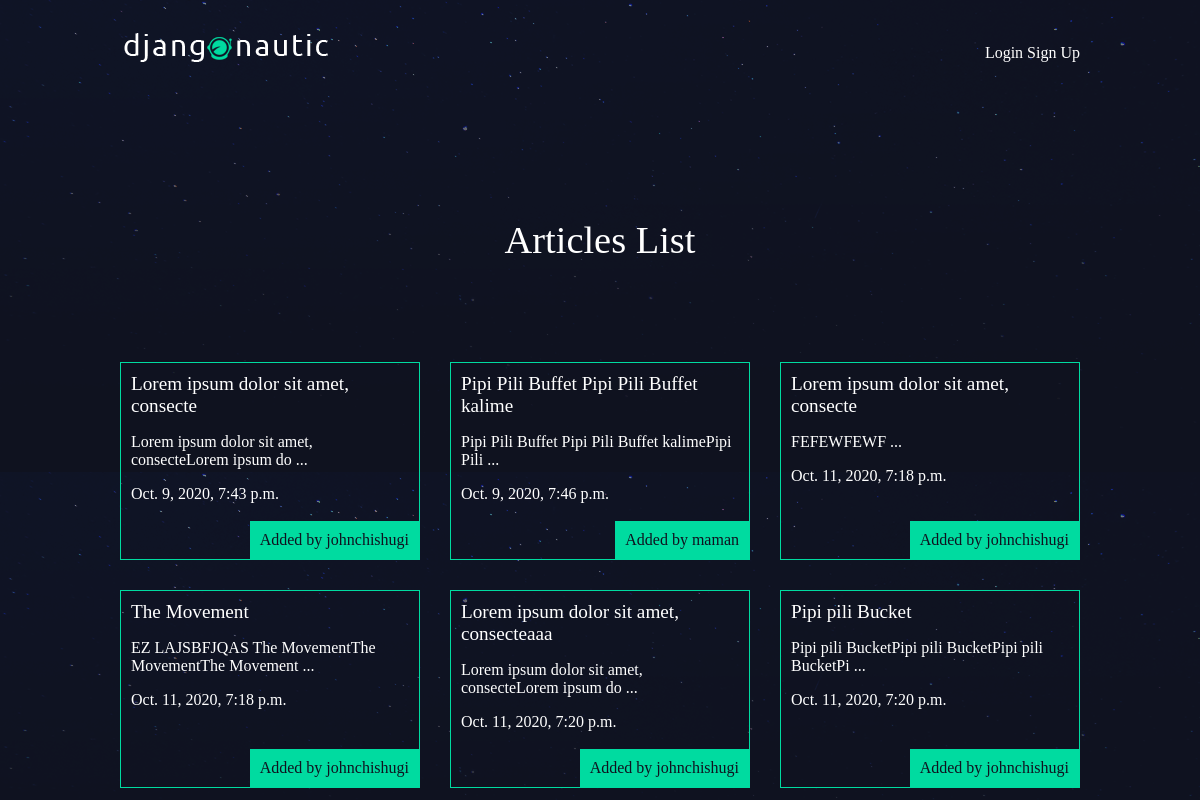
The app's page /articles/ with its own data.
### articles/models.py (models this page shows, shortened)
class Article(models.Model):
    title = models.CharField(max_length=100)
    slug = models.SlugField()
    body = models.TextField()
    date = models.DateTimeField(auto_now_add=True)
    thumb = models.ImageField(default='default.png',blank=True)
    author = models.ForeignKey(User,on_delete=models.CASCADE,default=None)
    def snippet(self):
        return self.body[:50] + ' ...'

### articles/views.py (the view)
# urls.py: path('',views.articleList, name="list"),
def articleList(request):
    articles = Article.objects.all().order_by('date')
    return render(request, 'articles/articles_list.html', {'articles': articles})

### articles/templates/articles/articles_list.html
{% extends 'base_layout.html' %}
{% block content %}
    <h1>Articles List</h1>
    <div class="articles">
    {% for article in articles %}
            <div class="article">
                <h2>
                    <a href="{% url 'articles:detail' slug=article.slug %}">{{ article.title }}</a>
                </h2>
                <p>{{ article.snippet }}</p>
                <p>{{ article.date }}</p>
                <p class="author">Added by {{ article.author.username }}</p>
            </div>
    {% endfor %}
    </div>
{% endblock  %}

### templates/base_layout.html (shortened to what this page needs)
{% load static %}
<!DOCTYPE html>
<html>
    <head>
        <link rel="stylesheet" href="{% static 'style.css' %}"/>
    </head>
    <body>
        <header class="wrapper">
        <h1><a href="{% url 'home' %}"><img src="{% static 'logo.png' %}" alt="djangonautic" /></a></h1>
        <nav>
            <ul>
               {% if user.is_authenticated %}
                    <li>
                        <form class="logout-link" action="{% url 'accounts:logout' %}" method="POST">
                            {% csrf_token %}
                            <button type="submit">Logout</button>
                        </form>
                    </li>
                     <li><a href="{% url 'articles:create' %}" class="highlight">New Article</a></li>
               {% else %}
                   <li><a href="{% url 'accounts:login' %}">Login</a></li>
                   <li><a href="{% url 'accounts:signup' %}">Sign Up</a></li>
               {% endif %}
            </ul>
        </nav>
        </header>
        <div class="wrapper">
            {% block content %}
            {% endblock  %}
        </div>
    </body>
</html>

### assets/style.css (style rules this page uses)
body { background-color: #0f121f; background-image: url(stars.png); background-repeat-y: no-repeat; color: #fff; }
body * { font-family: Ubuntu; }
h1, h2, h3, h4, h5 { font-weight: normal; margin: 0; }
a, a:hover, a:visited { color: #fff; text-decoration: none; }
.wrapper { max-width: 960px; margin: 0 auto; }
div.wrapper h1 { text-align: center; margin: 100px auto; font-size: 2.4em; }
header { display: grid; grid-template-columns: 1fr 1fr; padding: 20px 0; }
nav { justify-self: end; }
nav li { display: inline-block; margin-bottom: 20px; }
.articles { display: grid; grid-template-columns: 1fr 1fr 1fr; grid-gap: 30px; }
.article { padding: 10px; border: 1px solid #00dba0; position: relative; padding-bottom: 40px; }
.article h2 { font-size: 1.2em; }
.article .author { padding: 10px; background :#00dba0; position: absolute; right: 0; bottom: 0; margin: 0; color: #0f121f; }

### records on screen
Article: title "Lorem ipsum dolor sit amet, consecte", snippet "Lorem ipsum dolor sit amet, consecteLorem ipsum do ...", date "Oct. 9, 2020, 7:43 p.m.", author.username "johnchishugi"
Article: title "Pipi Pili Buffet Pipi Pili Buffet kalime", snippet "Pipi Pili Buffet Pipi Pili Buffet kalimePipi Pili ...", date "Oct. 9, 2020, 7:46 p.m.", author.username "maman"
Article: title "Lorem ipsum dolor sit amet, consecte", snippet "FEFEWFEWF ...", date "Oct. 11, 2020, 7:18 p.m.", author.username "johnchishugi"
Article: title "The Movement", snippet "EZ LAJSBFJQAS The MovementThe MovementThe Movement ...", date "Oct. 11, 2020, 7:18 p.m.", author.username "johnchishugi"
Article: title "Lorem ipsum dolor sit amet, consecteaaa", snippet "Lorem ipsum dolor sit amet, consecteLorem ipsum do ...", date "Oct. 11, 2020, 7:20 p.m.", author.username "johnchishugi"
Article: title "Pipi pili Bucket", snippet "Pipi pili BucketPipi pili BucketPipi pili BucketPi ...", date "Oct. 11, 2020, 7:20 p.m.", author.username "johnchishugi"
